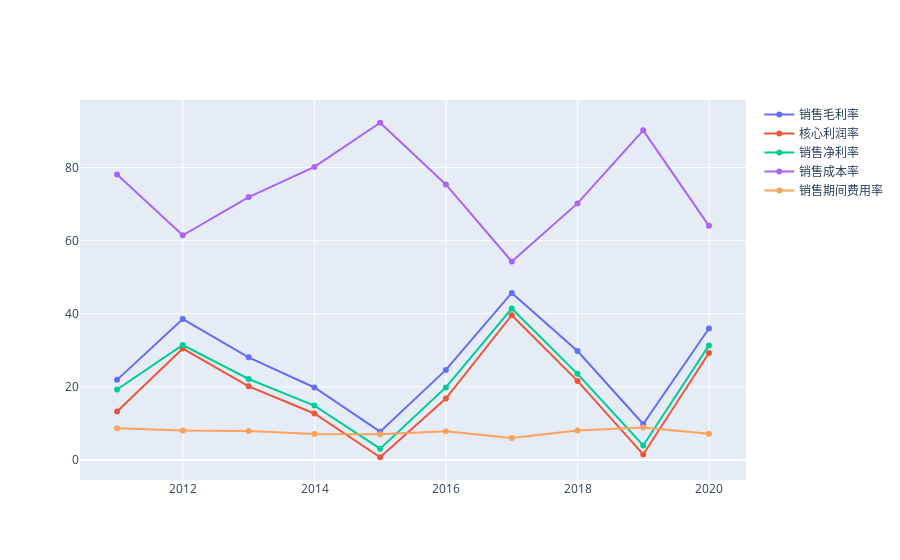

The notebook cell this image was saved under:
### Markdown cell above
## 核心利润

### Code cell
fig = go.Figure()

fig.add_trace(go.Scatter(x=data_df.index, y=data_df.grossprofit_margin, name='销售毛利率'))
fig.add_trace(go.Scatter(x=data_df.index, y=data_df.oper_profit_ratio, name='核心利润率'))
fig.add_trace(go.Scatter(x=data_df.index, y=data_df.netprofit_margin, name='销售净利率'))
fig.add_trace(go.Scatter(x=data_df.index, y=data_df.cogs_of_sales, name='销售成本率'))
fig.add_trace(go.Scatter(x=data_df.index, y=data_df.expense_of_sales, name='销售期间费用率'))

fig.show()
# px.line(data_df,x='end_date',y=['total_revenue','operate_profit','n_income'])

### Figure 1 — Plotly figure (JSON) as saved in the notebook; plotly's stock layout.template omitted (floating-point values rounded to 4 significant figures)
{"data": [{"name": "销售毛利率", "type": "scatter", "x": ["2010-12-31", "2011-12-31", "2012-12-31", "2013-12-31", "2014-12-31", "2015-12-31", "2016-12-31", "2017-12-31", "2018-12-31", "2019-12-31"], "y": [21.91, 38.54, 28.07, 19.82, 7.735, 24.62, 45.69, 29.81, 9.816, 35.95]}, {"name": "核心利润率", "type": "scatter", "x": ["2010-12-31", "2011-12-31", "2012-12-31", "2013-12-31", "2014-12-31", "2015-12-31", "2016-12-31", "2017-12-31", "2018-12-31", "2019-12-31"], "y": [13.22, 30.46, 20.13, 12.7, 0.7287, 16.78, 39.6, 21.62, 1.486, 29.24]}, {"name": "销售净利率", "type": "scatter", "x": ["2010-12-31", "2011-12-31", "2012-12-31", "2013-12-31", "2014-12-31", "2015-12-31", "2016-12-31", "2017-12-31", "2018-12-31", "2019-12-31"], "y": [19.26, 31.44, 22.15, 14.86, 3.079, 19.84, 41.42, 23.56, 3.944, 31.34]}, {"name": "销售成本率", "type": "scatter", "x": ["2010-12-31", "2011-12-31", "2012-12-31", "2013-12-31", "2014-12-31", "2015-12-31", "2016-12-31", "2017-12-31", "2018-12-31", "2019-12-31"], "y": [78.09, 61.46, 71.93, 80.18, 92.27, 75.38, 54.31, 70.19, 90.18, 64.05]}, {"name": "销售期间费用率", "type": "scatter", "x": ["2010-12-31", "2011-12-31", "2012-12-31", "2013-12-31", "2014-12-31", "2015-12-31", "2016-12-31", "2017-12-31", "2018-12-31", "2019-12-31"], "y": [8.685, 8.078, 7.941, 7.112, 7.006, 7.839, 5.982, 8.017, 8.843, 7.127]}], "layout": {}}
